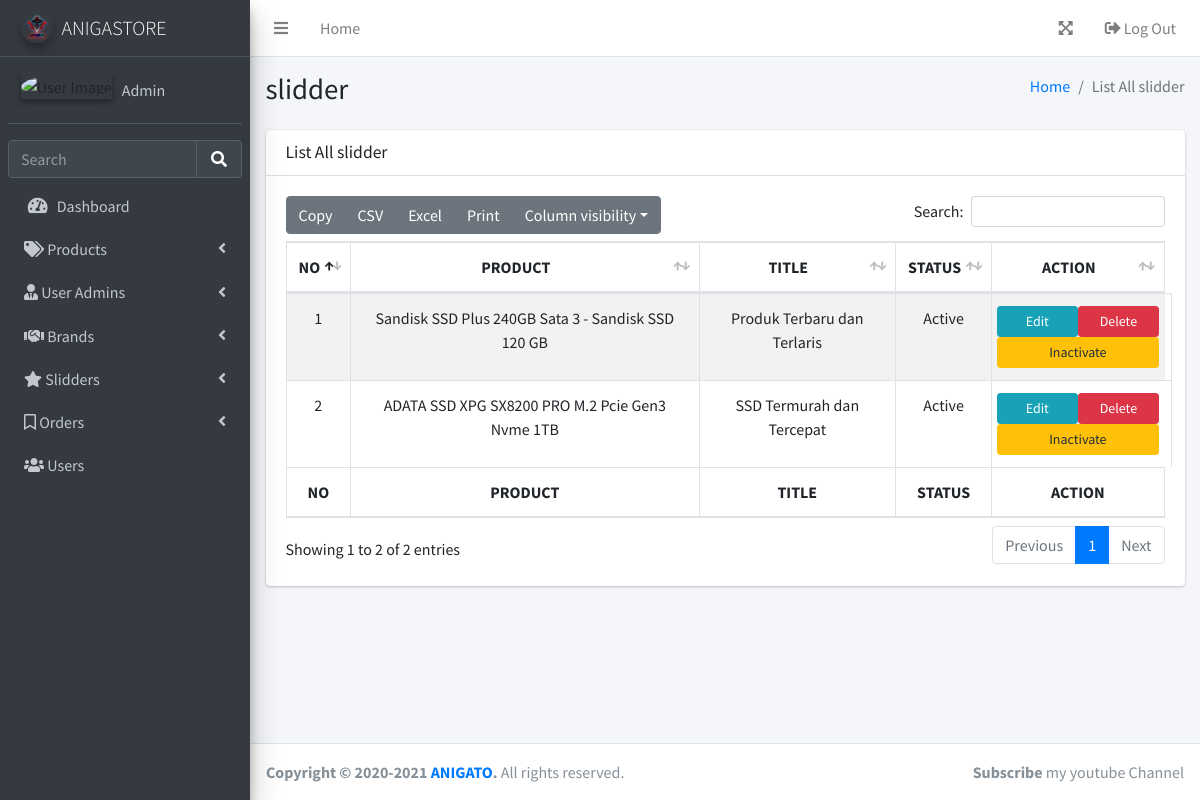
The page /layouts/backend/slidders/index.php (signed in) on the database its author committed.
### tables this page shows
CREATE TABLE `slidders` (
  `id` int(11) NOT NULL,
  `id_product` int(11) NOT NULL,
  `status` varchar(10) NOT NULL,
  `title` varchar(50) NOT NULL,
  `description` text NOT NULL
);

CREATE TABLE `products` (
  `id` int(11) NOT NULL,
  `sku` varchar(30) NOT NULL,
  `name` varchar(100) NOT NULL,
  `category` varchar(20) NOT NULL,
  `id_brand` int(11) NOT NULL,
  `stok` int(3) NOT NULL,
  `capacity` int(4) NOT NULL,
  `price` int(11) NOT NULL,
  `weight` int(11) NOT NULL,
  `img` varchar(100) DEFAULT NULL,
  `description` text NOT NULL,
  `date_add` date DEFAULT NULL,
  `date_modified` date DEFAULT NULL
);

### php/function.php (called while the page is built, shortened)
<?php
function koneksi()
{
    $conn = mysqli_connect("localhost", "root", "");
    mysqli_select_db($conn, "pw_tubes_203040096");
    return $conn;
}
function query($sql)
{
    $conn = koneksi();
    $res = mysqli_query($conn, "$sql");
    $rows = [];
    while ($row = mysqli_fetch_assoc($res)) {
        $rows[] = $row;
    }
    return $rows;
}

### layouts/backend/slidders/index.php (the view, shortened to what this page needs)
<?php
require '../function.php';
$slidder = query("select*from slidders");
?>
<!DOCTYPE html>
<html lang="en">
<head>
    <?php require_once '../../../themes/backend/parts/link-header.php' ?>
</head>
<body class="hold-transition sidebar-mini layout-fixed layout-navbar-fixed">
    <div class="wrapper">
        <?php require_once '../../../themes/backend/parts/navbar.php'; ?>
        <?php require_once '../../../themes/backend/parts/sidebar.php'; ?>
        <div class="content-wrapper">
            <section class="content-header">
                <div class="container-fluid">
                    <div class="row mb-2">
                        <div class="col-sm-6">
                            <h1>slidder</h1>
                        </div>
                        <div class="col-sm-6">
                            <ol class="breadcrumb float-sm-right">
                                <li class="breadcrumb-item"><a href="#">Home</a></li>
                                <li class="breadcrumb-item active">List All slidder</li>
                            </ol>
                        </div>
                    </div>
                </div>
            </section>
            <section class="content">
                <div class="container-fluid">
                    <div class="row">
                        <div class="col-12">
                            <div class="card">
                                <div class="card-header">
                                    <h3 class="card-title">List All slidder</h3>
                                </div>
                                <div class="card-body">
                                    <table id="example1" class="table table-bordered table-striped">
                                        <thead>
                                            <tr class="text-center">
                                                <th>NO</th>
                                                <th>PRODUCT</th>
                                                <th>TITLE</th>
                                                <th>STATUS</th>
                                                <th>ACTION</th>
                                            </tr>
                                        </thead>
                                        <tbody>
                                            <?php $i = 1; ?>
                                            <?php foreach ($slidder as $row) : ?>
                                                <tr class="text-center">
                                                    <td><?= $i++; ?></td>
                                                    <?php
                                                    $id_pro = $row['id_product'];
                                                    $products = query("SELECT * FROM products WHERE id = $id_pro");
                                                    foreach ($products as $pro) :
                                                    ?>
                                                        <td><?= $pro['name']; ?></td>
                                                    <?php endforeach ?>
                                                    <td><?= $row["title"]; ?></td>
                                                    <td>
                                                        <?php
                                                        switch ($row["status"]) {
                                                            case 1:
                                                                echo "Active";
                                                                break;
                                                        } ?>
                                                    </td>
                                                    <td rowspan="2" class="row">
                                                        <a href="edit.php?id=<?= $row['id']; ?>" class="btn btn-sm btn-info col-md-6 update-link">Edit</a>
                                                        <a href="delete.php?id=<?= $row['id'] ?>" class="btn btn-sm btn-danger col-md-6 delete-link">Delete</a>
                                                        <?php
                                                        switch ($row["status"]) {
                                                            case 1:
                                                                echo '<a href="status.php?status=0&id='.$row['id'].'" class="btn btn-sm btn-warning col-md-12 status-link">Inactivate</a>';
                                                                break;
                                                        } ?>
                                                    </td>
                                                </tr>
                                            <?php endforeach; ?>
                                        </tbody>
                                        <tfoot>
                                            <tr class="text-center">
                                                <th>NO</th>
                                                <th>PRODUCT</th>
                                                <th>TITLE</th>
                                                <th>STATUS</th>
                                                <th>ACTION</th>
                                            </tr>
                                        </tfoot>
                                    </table>
                                </div>
                            </div>
                        </div>
                    </div>
            </section>
        </div>
        <?php require_once '../../../themes/backend/parts/footer.php'; ?>
    </div>
</body>
</html>

### rows shown on the page
slidders: title "Produk Terbaru dan Terlaris", status "Active"
products: name "Sandisk SSD Plus 240GB Sata 3 - Sandisk SSD 120 GB"
slidders: title "SSD Termurah dan Tercepat", status "Active"
products: name "ADATA SSD XPG SX8200 PRO M.2 Pcie Gen3 Nvme 1TB"

### other values the page prints
$_SESSION['username'] "Admin"
